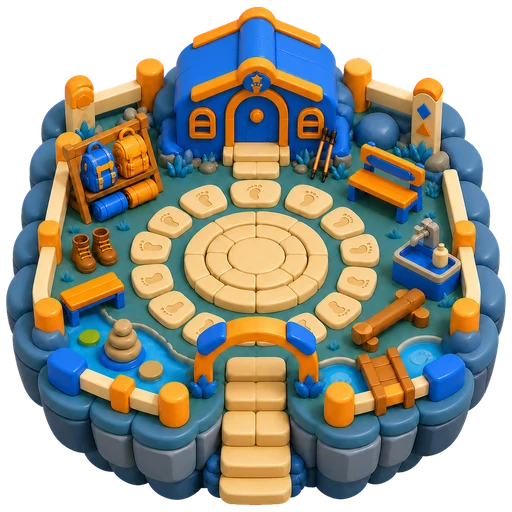
#> input picture katchimeras/assets/images/katchimeras/world/square/steppling-movement-island-512.webp, 512 x 512 px, given in place of mossprout-main-environment.webp, which was not available; the run also reads 1 picture not shown here
$ python render-mossprout-nature-islands-qa.py
#> lines starting #> are read from the running program, lines starting #| are printed output that depends on the picture; pictures that were not available may be replaced by others from this repository, and a replacement may not be noted
### katchimeras/scripts/hex_tile_alpha.py
"""Shared alpha-edge processing for generated Kingdom hex-tile artwork."""

from __future__ import annotations

from PIL import Image, ImageFilter
import numpy as np


def resize_rgba_premultiplied(image: Image.Image, size: tuple[int, int]) -> Image.Image:
    """Resize RGBA without allowing transparent RGB to darken the boundary."""

    rgba = image.convert("RGBA")
    alpha = np.asarray(rgba.getchannel("A"), dtype=np.float32) / 255.0
    rgb = np.asarray(rgba.convert("RGB"), dtype=np.float32) / 255.0
    premultiplied = rgb * alpha[:, :, None]

    resized_alpha = np.asarray(
        Image.fromarray(alpha, mode="F").resize(size, Image.Resampling.LANCZOS),
        dtype=np.float32,
    )
    resized_premultiplied = np.stack(
        [
            np.asarray(
                Image.fromarray(premultiplied[:, :, channel], mode="F").resize(
                    size, Image.Resampling.LANCZOS
                ),
                dtype=np.float32,
            )
            for channel in range(3)
        ],
        axis=2,
    )
    resized_alpha = np.clip(resized_alpha, 0.0, 1.0)
    resized_rgb = np.clip(
        resized_premultiplied / np.maximum(resized_alpha[:, :, None], 1.0 / 255.0),
        0.0,
        1.0,
    )
    result = np.dstack(
        (np.rint(resized_rgb * 255.0), np.rint(resized_alpha * 255.0))
    ).astype(np.uint8)
    result[result[:, :, 3] == 0, :3] = 0
    return Image.fromarray(result, mode="RGBA")


# [59 lines left out: functions _pull_partial_edge_rgb_inward, postprocess_hex_tile_edges, not called in this run]

### katchimeras/scripts/render-mossprout-nature-islands-qa.py
#!/usr/bin/env python3
"""Render Mossprout's production nature-island layout for visual QA."""

from __future__ import annotations

from pathlib import Path

from PIL import Image, ImageDraw

from hex_tile_alpha import resize_rgba_premultiplied


ROOT = Path(__file__).resolve().parents[1]
ASSET_ROOT = ROOT / "assets" / "images" / "katchimeras" / "world" / "square"
DESIGN_ROOT = ROOT / "design" / "mossprout-nature-islands-v1"
OUTPUT_ROOT = ROOT / "artifacts" / "mossprout-nature-islands-v1"

SCENE_SIZE = (1320, 1562)
ENVIRONMENT_FRAME = (360, 60, 600, 600)
GARDEN_FRAME = (360, 630, 600, 872)
ISLAND_SIZE = 300
THUMBNAIL_SIZE = 256
THUMBNAIL_CELL = (320, 308)
COLUMN_CENTERS = (180, 1140)
ROW_CENTERS = (340, 660, 1040)

ISLANDS = (
    ("seed-nursery", "Seed Nursery", 0, 0),
    ("bloom-garden", "Bloom Garden", 1, 0),
    ("pond-sanctuary", "Pond Sanctuary", 0, 1),
    ("orchard-grove", "Orchard Grove", 1, 1),
    ("ancient-tree-grove", "Ancient Tree Grove", 0, 2),
    ("wildgrowth-grove", "Wildgrowth Grove", 1, 2),
)


def sky_plate() -> Image.Image:
    width, height = SCENE_SIZE
    image = Image.new("RGBA", SCENE_SIZE)
    draw = ImageDraw.Draw(image)
    top = (55, 187, 237)
    bottom = (154, 222, 246)
    for y in range(height):
        amount = y / max(1, height - 1)
        color = tuple(round(start + (end - start) * amount) for start, end in zip(top, bottom))
        draw.line((0, y, width, y), fill=(*color, 255))
    return image


def composite_asset(canvas: Image.Image, filename: str, frame: tuple[int, int, int, int]) -> None:
    left, top, width, height = frame
    with Image.open(ASSET_ROOT / filename) as opened:
        sprite = resize_rgba_premultiplied(opened.convert("RGBA"), (width, height))
    canvas.alpha_composite(sprite, (left, top))


def island_frame(column: int, row: int) -> tuple[int, int, int, int]:
    return (
        COLUMN_CENTERS[column] - ISLAND_SIZE // 2,
        ROW_CENTERS[row] - ISLAND_SIZE // 2,
        ISLAND_SIZE,
        ISLAND_SIZE,
    )


def label_islands(canvas: Image.Image) -> None:
    draw = ImageDraw.Draw(canvas)
    for _, label, column, row in ISLANDS:
        left, top, width, _ = island_frame(column, row)
        box = draw.textbbox((0, 0), label)
        text_width = box[2] - box[0]
        x = left + (width - text_width) // 2
        y = top + 4
        draw.rounded_rectangle((x - 7, y - 3, x + text_width + 7, y + 14), 7, fill=(30, 48, 26, 190))
        draw.text((x, y), label, fill=(255, 250, 220, 255))


def render_world() -> Image.Image:
    canvas = sky_plate()
#> in sky_plate, `image = Image.new("RGBA", SCENE_SIZE)`: image: PIL image 1320x1562 RGBA; every value is 0
    composite_asset(canvas, "mossprout-main-environment.webp", ENVIRONMENT_FRAME)
    composite_asset(canvas, "mossprout-merge-island-portrait-v1.webp", GARDEN_FRAME)
    for key, _, column, row in ISLANDS:
        composite_asset(canvas, f"mossprout-{key}-l4.webp", island_frame(column, row))
    label_islands(canvas)
    return canvas


def render_thumbnail_sheet() -> Image.Image:
    cell_width, cell_height = THUMBNAIL_CELL
    canvas = Image.new("RGBA", (cell_width * 3, cell_height * 2), (133, 210, 240, 255))
    draw = ImageDraw.Draw(canvas)
    for index, (key, label, _, _) in enumerate(ISLANDS):
        column = index % 3
        row = index // 3
        x = column * cell_width + (cell_width - THUMBNAIL_SIZE) // 2
        y = row * cell_height + 8
        with Image.open(ASSET_ROOT / f"mossprout-{key}-l4-256.webp") as opened:
            sprite = opened.convert("RGBA")
        canvas.alpha_composite(sprite, (x, y))
        box = draw.textbbox((0, 0), label)
        text_width = box[2] - box[0]
        text_x = column * cell_width + (cell_width - text_width) // 2
        text_y = row * cell_height + THUMBNAIL_SIZE + 18
        draw.rounded_rectangle(
            (text_x - 8, text_y - 4, text_x + text_width + 8, text_y + 15),
            8,
            fill=(30, 48, 26, 190),
        )
        draw.text((text_x, text_y), label, fill=(255, 250, 220, 255))
    return canvas


def main() -> None:
    OUTPUT_ROOT.mkdir(parents=True, exist_ok=True)
    world = render_world()
#> in composite_asset, opened is the input picture: PIL image 512x512 RGBA; mean R, G, B, A 90.4, 91, 80.2, 185.2
#> in resize_rgba_premultiplied, `alpha = np.asarray(rgba.getchannel("A"), dtype=np.float32) / 255.0`:
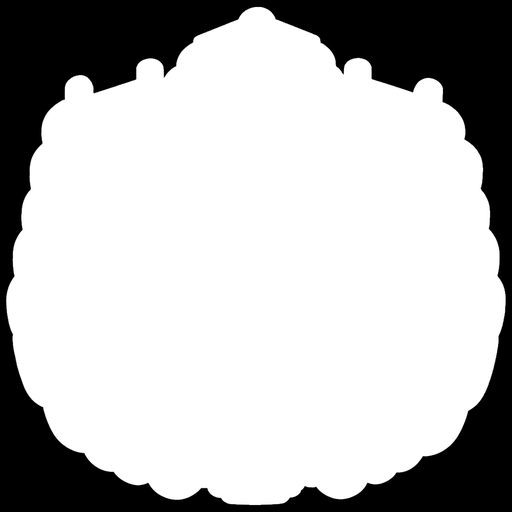
#> alpha: shape (512, 512) float32; min 0, max 1, mean 0.726
#> in resize_rgba_premultiplied, `rgb = np.asarray(rgba.convert("RGB"), dtype=np.float32) / 255.0`:
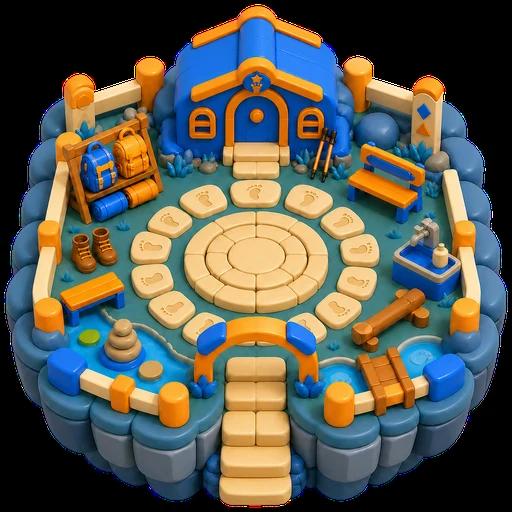
#> rgb: shape (512, 512, 3) float32; mean R, G, B 0.355, 0.357, 0.314
#> in resize_rgba_premultiplied, `premultiplied = rgb * alpha[:, :, None]`:
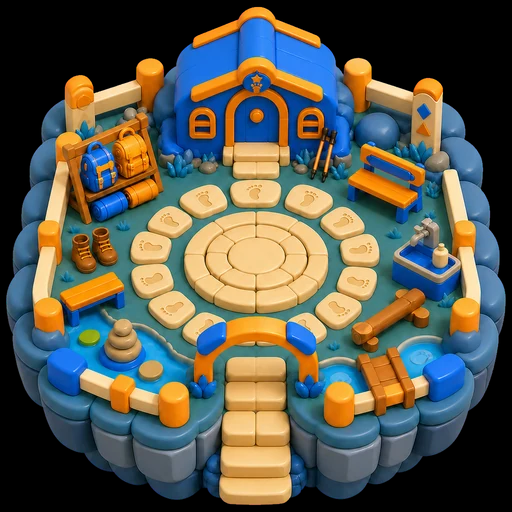
#> premultiplied: shape (512, 512, 3) float32; mean R, G, B 0.349, 0.352, 0.308
#> in resize_rgba_premultiplied, `resized_alpha = np.asarray( Image.fromarray(alpha, mode="F").resize(si..`:
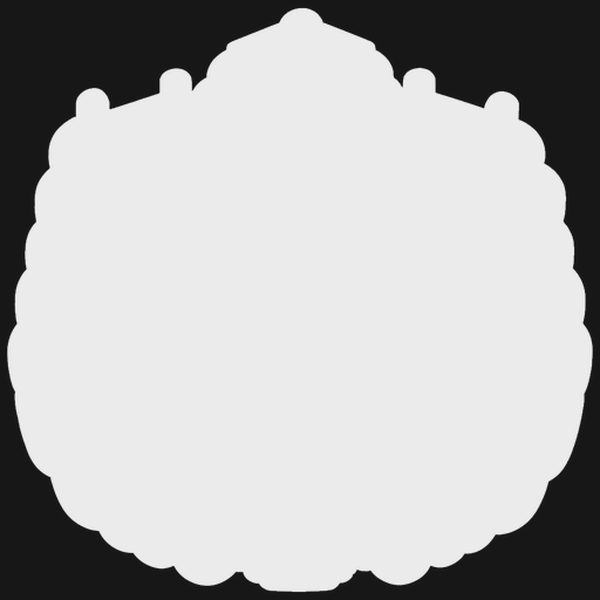
#> resized_alpha: shape (600, 600) float32; min -0.113, max 1.09, mean 0.726; drawn with min black and max white
#> in resize_rgba_premultiplied, `resized_rgb = np.clip( resized_premultiplied / np.maximum(resized_alph..`:
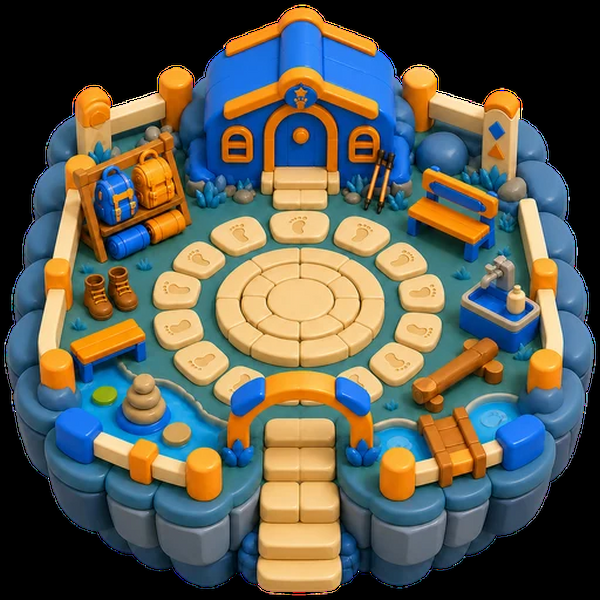
#> resized_rgb: shape (600, 600, 3) float32; mean R, G, B 0.355, 0.358, 0.314
#> in resize_rgba_premultiplied, `result[result[:, :, 3] == 0, :3] = 0`:
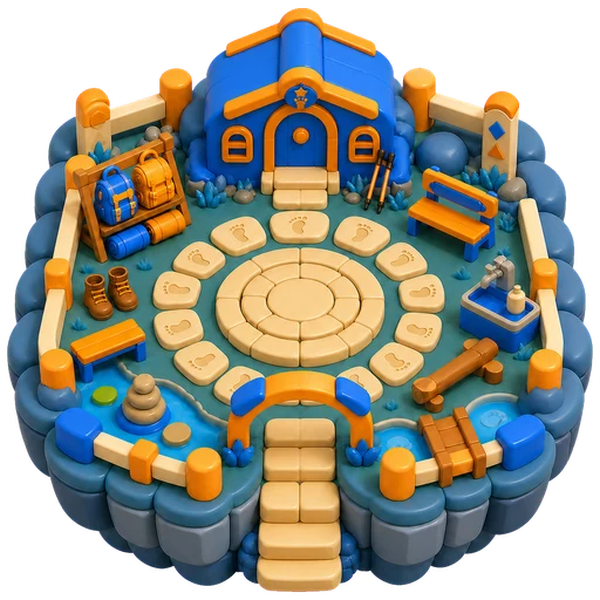
#> result: shape (600, 600, 4); mean R, G, B, A 90.4, 91.2, 80.1, 185.2; transparent parts drawn white
#> in composite_asset, `canvas.alpha_composite(sprite, (left, top))`:
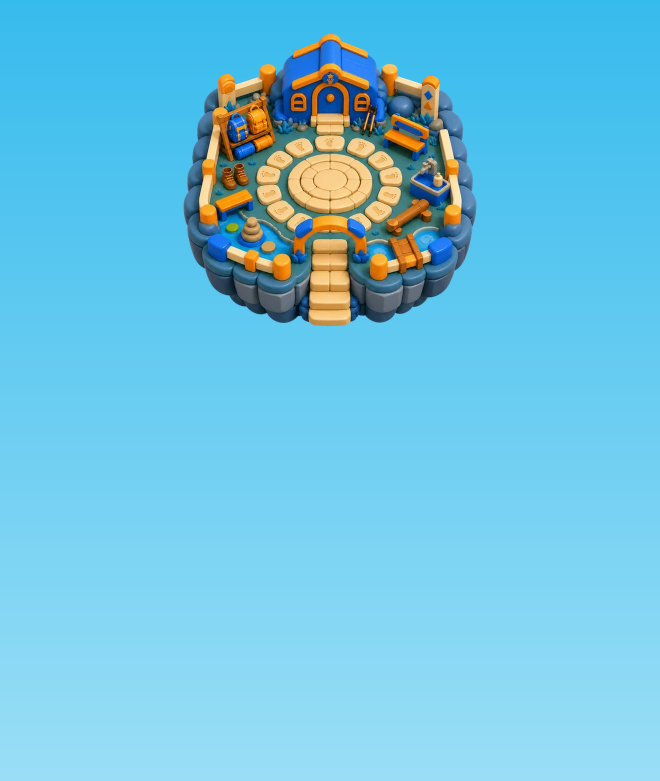
#> canvas: PIL image 1320x1562 RGBA (shown at 1/2 size); mean R, G, B, A 110, 195.4, 224.9, 255
    world_path = OUTPUT_ROOT / "level-4-world-layout.png"
    world.save(world_path, "PNG", optimize=True)

    with Image.open(DESIGN_ROOT / "references" / "layout-guide.jpg") as opened:
        reference = opened.convert("RGBA")
    reference = resize_rgba_premultiplied(reference, (SCENE_SIZE[0], SCENE_SIZE[0]))
    reference_panel = sky_plate()
    reference_panel.alpha_composite(reference, (0, (SCENE_SIZE[1] - reference.height) // 2))
    comparison = Image.new("RGBA", (SCENE_SIZE[0] * 2, SCENE_SIZE[1]))
    comparison.alpha_composite(reference_panel, (0, 0))
    comparison.alpha_composite(world, (SCENE_SIZE[0], 0))
    comparison_path = OUTPUT_ROOT / "layout-reference-comparison.png"
    comparison.save(comparison_path, "PNG", optimize=True)

    thumbnail_path = OUTPUT_ROOT / "level-4-thumbnail-sheet.png"
    render_thumbnail_sheet().save(thumbnail_path, "PNG", optimize=True)

    print(world_path.relative_to(ROOT))
    print(comparison_path.relative_to(ROOT))
    print(thumbnail_path.relative_to(ROOT))


if __name__ == "__main__":
#> (the run stopped early here; a loop or call above may not have finished)
